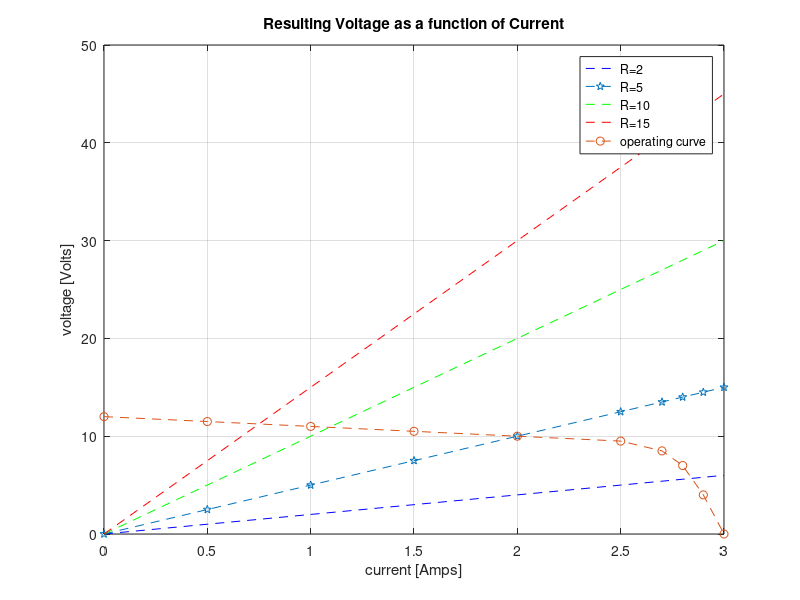

The MATLAB script that drew this image:
% Compute resultant voltages of circuit with R=2
i= [0 .5 1 1.5 2 2.5 2.7 2.8 2.9 3]  
R = 2;
V = i.*R
% plot resultant voltages for ciruit with R=2
plot (i, V, 'b--')
xlabel ('current [Amps]')
ylabel ('voltage [Volts]')
title ('Resulting Voltage as a function of Current')
grid on
hold on
% both functions are plotted in the same figure
% Compute resultant voltages of circuit with R=5
i= [0 .5 1 1.5 2 2.5 2.7 2.8 2.9 3] 
R = 5;
V = i.*R
% plot resultant voltages for circuit with R= 5 
plot (i, V, 'p--')
hold on
% Compute resultant voltages of circuit with R=10
i= [0 .5 1 1.5 2 2.5 2.7 2.8 2.9 3] 
R = 10;
V = i.*R
% plot resultant voltages for circuit with R= 10
plot (i, V, 'g--')
hold on
% Compute resultant voltages of circuit with R=15
i= [0 .5 1 1.5 2 2.5 2.7 2.8 2.9 3] 
R = 15;
V = i.*R
% plot resultant voltages for circuit with R= 15
plot (i, V, 'r--')
hold on
V= [12 11.5 11 10.5 10 9.5 8.5 7.0 4.0 0] ; 
i= [0 .5 1 1.5 2 2.5 2.7 2.8 2.9 3];

plot (i, V, 'o--') 
hold on
% Add a legend 
legend ('R=2','R=5','R=10','R=15','operating curve')

% End of the hold command
hold off
